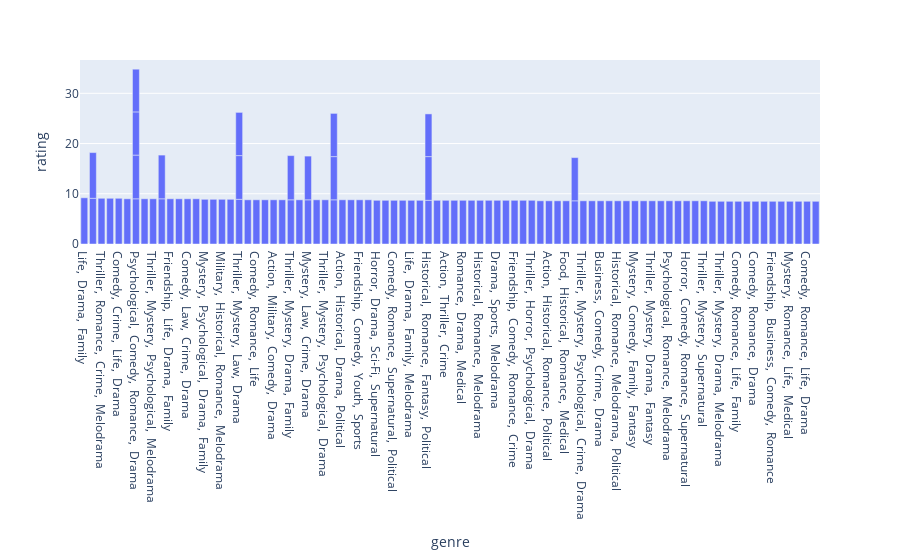

Notebook code for this chart:
### Code cell
bivariate_Cat_To_Num_Plots(df, 'genre', 'rating', plot_type= 'bar')

### Figure 1 — Plotly figure (JSON) as saved in the notebook; plotly's stock layout.template omitted (floating-point values rounded to 4 significant figures)
{"data": [{"alignmentgroup": "True", "hovertemplate": "genre=%{x}<br>rating=%{y}<extra></extra>", "legendgroup": "", "marker": {"color": "#636efa", "pattern": {"shape": ""}}, "name": "", "offsetgroup": "", "orientation": "v", "showlegend": false, "textposition": "auto", "type": "bar", "x": ["Life,  Drama,  Family ", "Friendship,  Romance,  Life,  Medical ", "Thriller,  Romance,  Crime,  Melodrama ", "Friendship,  Romance,  Life,  Medical ", "Psychological,  Life,  Drama,  Family ", "Comedy,  Crime,  Life,  Drama ", "Comedy,  Romance,  Youth,  Family ", "Psychological,  Comedy,  Romance,  Drama ", "Historical,  Mystery,  Comedy,  Romance ", "Thriller,  Mystery,  Psychological,  Melodrama ", "Thriller,  Mystery,  Sci-Fi ", "Friendship,  Life,  Drama,  Family ", "Action,  Thriller,  Drama,  Fantasy ", "Comedy,  Law,  Crime,  Drama ", "Military,  Comedy,  Romance,  Political ", "Mystery,  Psychological,  Drama,  Family ", "Thriller,  Historical,  Horror,  Supernatural ", "Military,  Historical,  Romance,  Melodrama ", "Action,  Thriller,  Mystery,  Romance ", "Thriller,  Mystery,  Law,  Drama ", "Comedy,  Romance,  Fantasy,  Melodrama ", "Comedy,  Romance,  Life ", "Action,  Mystery,  Drama,  Supernatural ", "Action,  Military,  Comedy,  Drama ", "Thriller,  Historical,  Horror,  Political ", "Thriller,  Mystery,  Drama,  Family ", "Comedy,  Romance,  Youth,  Sports ", "Mystery,  Law,  Crime,  Drama ", "Action,  Mystery,  Comedy,  Supernatural ", "Thriller,  Mystery,  Drama,  Family ", "Thriller,  Mystery,  Psychological,  Drama ", "Action,  Thriller,  Mystery,  Drama ", "Action,  Historical,  Drama,  Political ", "Thriller,  Mystery,  Horror,  Supernatural ", "Friendship,  Comedy,  Youth,  Sports ", "Historical,  Romance,  Drama,  Melodrama ", "Thriller,  Mystery,  Sci-Fi ", "Horror,  Drama,  Sci-Fi,  Supernatural ", "Romance,  Life,  Drama,  Fantasy ", "Comedy,  Romance,  Supernatural,  Political ", "Thriller,  Mystery,  Law,  Drama ", "Mystery,  Romance,  Drama,  Fantasy ", "Life,  Drama,  Family,  Melodrama ", "Romance,  Drama,  Medical,  Melodrama ", "Psychological,  Comedy,  Romance,  Drama ", "Historical,  Romance,  Fantasy,  Political ", "Friendship,  Business,  Life,  Drama ", "Historical,  Romance,  Fantasy,  Political ", "Action,  Thriller,  Crime ", "Horror,  Comedy,  Romance,  Fantasy ", "Romance,  Drama,  Medical ", "Action,  Mystery,  Comedy,  Crime ", "Historical,  Romance,  Melodrama ", "Action,  Comedy,  Romance,  Melodrama ", "Drama,  Sports,  Melodrama ", "Action,  Thriller,  Comedy,  Romance,  Drama,  Supernatural ", "Mystery,  Law,  Crime,  Drama ", "Friendship,  Comedy,  Romance,  Crime ", "Thriller,  Mystery,  Sci-Fi,  Fantasy ", "Thriller,  Horror,  Psychological,  Drama ", "Psychological,  Comedy,  Romance,  Drama ", "Comedy,  Life,  Youth,  Drama ", "Action,  Historical,  Romance,  Political ", "Mystery,  Law,  Drama,  Medical ", "Food,  Historical,  Romance,  Medical ", "Comedy,  Romance,  Drama,  Family ", "Thriller,  Mystery,  Psychological,  Crime,  Drama ", "Comedy,  Romance,  Life,  School,  Drama,  Family,  Supernatural ", "Business,  Comedy,  Crime,  Drama ", "Thriller,  Mystery,  Law,  Drama ", "Comedy,  Romance,  Drama,  Supernatural ", "Historical,  Romance,  Melodrama,  Political ", "Friendship,  Romance,  Life,  Youth ", "Mystery,  Comedy,  Family,  Fantasy ", "Action,  Thriller,  Romance,  Crime ", "Thriller,  Mystery,  Drama,  Fantasy ", "Thriller,  Mystery,  Drama,  Political ", "Psychological,  Romance,  Melodrama ", "Action,  Thriller,  Mystery,  Drama ", "Friendship,  Comedy,  Life,  Drama ", "Horror,  Comedy,  Romance,  Supernatural ", "Comedy,  Romance,  Drama,  Family ", "Action,  Thriller,  Mystery,  Drama ", "Action,  Thriller,  Psychological,  Crime ", "Thriller,  Mystery,  Supernatural ", "Action,  Thriller,  Historical,  Romance ", "Thriller,  Mystery,  Drama,  Melodrama ", "Mystery,  Law,  Romance,  Supernatural ", "Comedy,  Romance,  Life,  Family ", "Action,  Thriller,  Drama,  Sci-Fi ", "Comedy,  Romance,  Drama ", "Psychological,  Comedy,  Romance,  Drama ", "Historical,  Romance,  Fantasy,  Political ", "Life,  School,  Family,  Melodrama ", "Friendship,  Business,  Comedy,  Romance ", "Action,  Thriller,  Mystery,  Crime ", "Mystery,  Romance,  Life,  Medical ", "Thriller,  Comedy,  Romance,  Drama,  Family ", "Comedy,  Romance,  Life,  Drama ", "Business,  Comedy,  Romance,  Sports "], "xaxis": "x", "y": [9.2, 9.1, 9.1, 9.1, 9.1, 9.1, 9, 9, 9, 9, 9, 9, 9, 9, 9, 8.9, 8.9, 8.9, 8.9, 8.9, 8.8, 8.8, 8.8, 8.8, 8.8, 8.8, 8.8, 8.8, 8.8, 8.8, 8.8, 8.8, 8.8, 8.8, 8.8, 8.8, 8.7, 8.7, 8.7, 8.7, 8.7, 8.7, 8.7, 8.7, 8.7, 8.7, 8.7, 8.7, 8.7, 8.7, 8.7, 8.7, 8.7, 8.7, 8.7, 8.7, 8.7, 8.7, 8.7, 8.7, 8.6, 8.6, 8.6, 8.6, 8.6, 8.6, 8.6, 8.6, 8.6, 8.6, 8.6, 8.6, 8.6, 8.6, 8.6, 8.6, 8.6, 8.6, 8.6, 8.6, 8.6, 8.6, 8.6, 8.6, 8.6, 8.5, 8.5, 8.5, 8.5, 8.5, 8.5, 8.5, 8.5, 8.5, 8.5, 8.5, 8.5, 8.5, 8.5, 8.5], "yaxis": "y"}], "layout": {"barmode": "group", "legend": {"tracegroupgap": 0}, "margin": {"t": 60}, "xaxis": {"anchor": "y", "domain": [0, 1], "title": {"text": "genre"}}, "yaxis": {"anchor": "x", "domain": [0, 1], "title": {"text": "rating"}}}}
